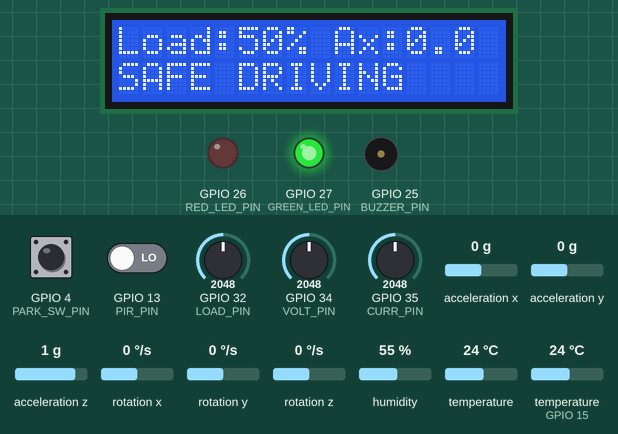
Simulated run of this sketch. Board: ESP32. Shown: 16×2 character LCD, output pins drawn as LEDs (lit = HIGH), buzzer (waves = sounding). The inputs (shaded band) are chosen by the test bench; at power-on: acceleration x 0 g, GPIO 4 (PARK_SW_PIN) LOW, GPIO 35 (CURR_PIN) = 2048, GPIO 13 (PIR_PIN) LOW, GPIO 32 (LOAD_PIN) = 2048, GPIO 34 (VOLT_PIN) = 2048, acceleration y 0 g, acceleration z 1 g, rotation x 0 °/s, rotation y 0 °/s, rotation z 0 °/s, humidity 55 %, temperature 24 °C, temperature (sensor on GPIO 15) 24 °C. WiFi joins after 1.5 s; servers stay silent unless stated; what the sketch prints to the serial monitor is not drawn.

Above: at 3.1 s.
3.2 s: acceleration x set to -1.1 g
At 10.5 s:
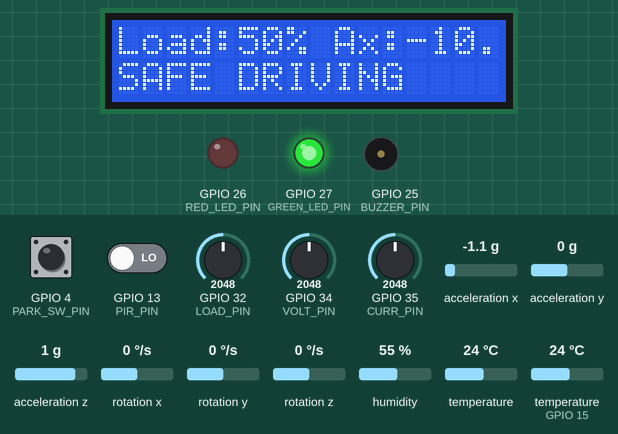
10.8 s: acceleration x set to -1.4 g
At 13.4 s:
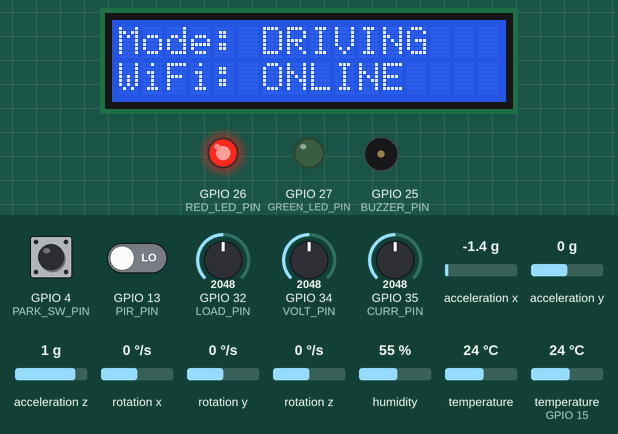
18.4 s: GPIO 4 (PARK_SW_PIN) pulled HIGH for 3.2 s
At 21.0 s:
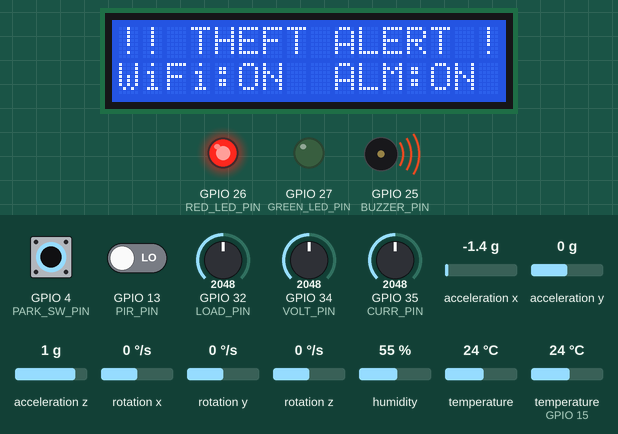
24.0 s: GPIO 35 (CURR_PIN) set to 2404
At 30.8 s:
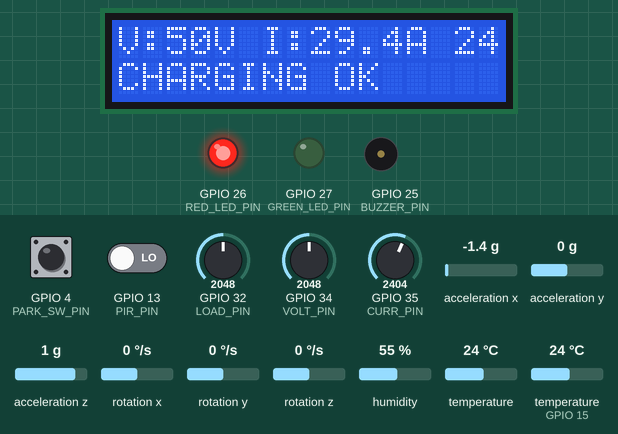
31.5 s: GPIO 35 (CURR_PIN) set to 2499
At 37.9 s:
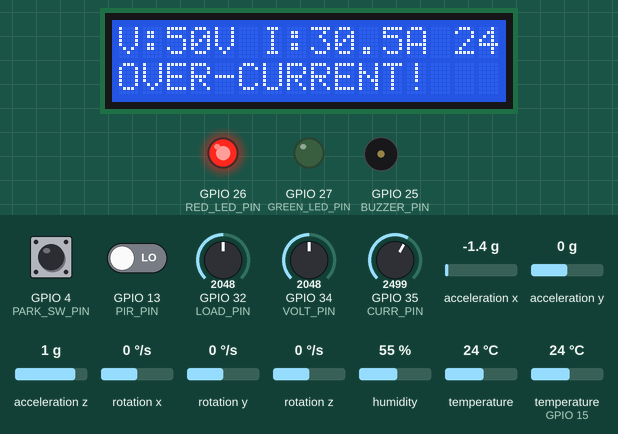
39.0 s: acceleration x set to 1.4 g
At 41.0 s:
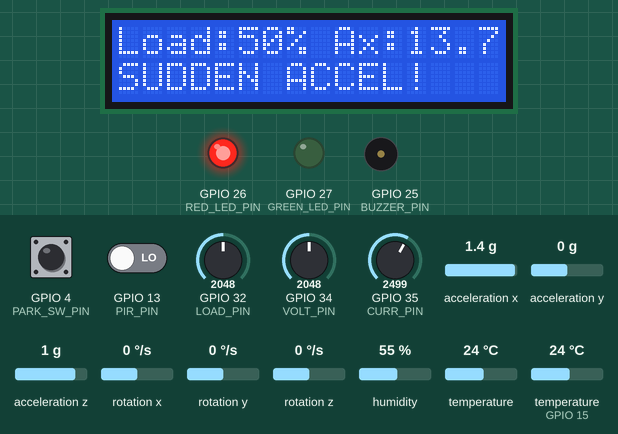
Timing chart, 0 to 42.5 s (numbered marks = the images above; inputs shaded):
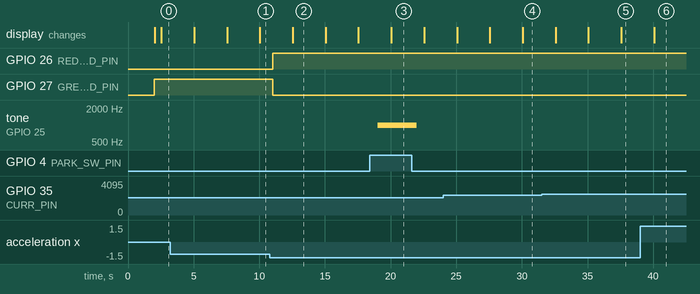

The sketch:

sketch.ino
```cpp
#define BLYNK_TEMPLATE_ID   "TMPL3D4yoyTfq"
#define BLYNK_TEMPLATE_NAME "Smart EV Monitoring"
#define BLYNK_AUTH_TOKEN    "TAou-_lkTwgillwMDIrjxT_QpiC7DDG4"

#define BLYNK_PRINT Serial

#include <WiFi.h>
#include <BlynkSimpleEsp32.h>
#include <Wire.h>
#include <LiquidCrystal_I2C.h>
#include <Adafruit_MPU6050.h>
#include <Adafruit_Sensor.h>
#include <DHT.h>

// =========================================================================
// 2. PIN DEFINITIONS & SENSOR OBJECTS
// =========================================================================
#define VOLT_PIN      34   // Potentiometer 1: Charging Voltage
#define CURR_PIN      35   // Potentiometer 2: Charging Current
#define LOAD_PIN      32   // Potentiometer 3: Motor Load
#define DHT_PIN       15   // DHT22: Charger/Battery Temperature
#define PARK_SW_PIN   4    // Slide Switch: HIGH = Parked, LOW = Driving
#define PIR_PIN       13   // PIR Sensor: Cabin/Perimeter Motion
#define BUZZER_PIN    25   // Buzzer: Theft Alarm
#define RED_LED_PIN   26   // Alert LED
#define GREEN_LED_PIN 27   // Normal/Safe LED

#define DHTTYPE DHT22
DHT dht(DHT_PIN, DHTTYPE);
Adafruit_MPU6050 mpu;
LiquidCrystal_I2C lcd(0x27, 16, 2);

// Wokwi Default Wi-Fi (Change SSID to "WRONG_WIFI" to test Offline Mode!)
char ssid[] = "Wokwi-GUEST";
char pass[] = "";

// Threshold Constants
const float MAX_SAFE_VOLT   = 85.0;  // Over-voltage above 85V
const float MAX_SAFE_CURR   = 30.0;  // Excessive current above 30A
const float MAX_SAFE_TEMP   = 45.0;  // Over-temperature above 45°C
const int   MAX_MOTOR_LOAD  = 80;    // Excessive motor load above 80%
const float ACCEL_THRESHOLD = 12.0;  // Sudden acceleration/braking (m/s^2)

// Global State Variables
float voltage = 0.0, current = 0.0, temperature = 28.0;
int motorLoad = 0;
float accelX = 0.0, accelY = 0.0;
bool isParked = false;
bool theftAlert = false;
bool wifiOnline = false;

String chargingStatus = "NORMAL";
String driverStatus   = "NORMAL";
String alertSummary   = "System Normal";

unsigned long lastSensorRead = 0;
unsigned long lastBlynkSend  = 0;
unsigned long lastLcdSwitch  = 0;
int lcdPage = 0;

void setup() {
  Serial.begin(115200);

  pinMode(PARK_SW_PIN, INPUT);
  pinMode(PIR_PIN, INPUT);
  pinMode(BUZZER_PIN, OUTPUT);
  pinMode(RED_LED_PIN, OUTPUT);
  pinMode(GREEN_LED_PIN, OUTPUT);

  // Initialize I2C LCD
  lcd.init();
  lcd.backlight();
  lcd.setCursor(0, 0);
  lcd.print("Smart EV System");
  lcd.setCursor(0, 1);
  lcd.print("Initializing...");

  // Initialize DHT22 & MPU6050
  dht.begin();
  if (!mpu.begin()) {
    Serial.println("MPU6050 not found! Check wiring.");
  } else {
    mpu.setAccelerometerRange(MPU6050_RANGE_8_G);
    mpu.setFilterBandwidth(MPU6050_BAND_21_HZ);
  }

  // Non-blocking Wi-Fi & Blynk initialization (Allows offline fallback)
  WiFi.begin(ssid, pass);
  Blynk.config(BLYNK_AUTH_TOKEN);

  unsigned long startAttempt = millis();
  while (WiFi.status() != WL_CONNECTED && millis() - startAttempt < 4000) {
    delay(200);
  }

  if (WiFi.status() == WL_CONNECTED) {
    wifiOnline = true;
    Blynk.connect(2000);
    Serial.println("Wi-Fi & Blynk Connected!");
  } else {
    wifiOnline = false;
    Serial.println("Wi-Fi Disconnected! Running in Local Offline Mode.");
  }
  lcd.clear();
}

void readAndAnalyzeSensors() {
  // --- MODULE 1: EV CHARGING MONITORING ---
  int rawVolt = analogRead(VOLT_PIN);
  int rawCurr = analogRead(CURR_PIN);
  voltage = (rawVolt / 4095.0) * 100.0; // Mapped to 0 - 100V
  current = (rawCurr / 4095.0) * 50.0;  // Mapped to 0 - 50A

  float t = dht.readTemperature();
  if (!isnan(t)) {
    temperature = t;
  }

  if (current > MAX_SAFE_CURR) {
    chargingStatus = "OVER-CURRENT!";
  } else if (voltage > MAX_SAFE_VOLT) {
    chargingStatus = "OVER-VOLTAGE!";
  } else if (temperature > MAX_SAFE_TEMP) {
    chargingStatus = "OVER-TEMP!";
  } else if (voltage < 5.0 && current < 0.5) {
    chargingStatus = "IDLE / UNPLUGGED";
  } else {
    chargingStatus = "CHARGING OK";
  }

  // --- MODULE 2: DRIVER BEHAVIOUR ANALYSIS ---
  int rawLoad = analogRead(LOAD_PIN);
  motorLoad = map(rawLoad, 0, 4095, 0, 100);

  sensors_event_t a, g, tempEvent;
  mpu.getEvent(&a, &g, &tempEvent);
  accelX = a.acceleration.x;
  accelY = a.acceleration.y;

  isParked = (digitalRead(PARK_SW_PIN) == HIGH);

  if (isParked) {
    driverStatus = "PARKED (IDLE)";
  } else {
    if (accelX > ACCEL_THRESHOLD) {
      driverStatus = "SUDDEN ACCEL!";
    } else if (accelX < -ACCEL_THRESHOLD) {
      driverStatus = "SUDDEN BRAKE!";
    } else if (motorLoad > MAX_MOTOR_LOAD) {
      driverStatus = "HIGH LOAD!";
    } else {
      driverStatus = "SAFE DRIVING";
    }
  }

  // --- MODULE 3: ANTI-THEFT DETECTION ---
  bool motionDetected = (digitalRead(PIR_PIN) == HIGH);
  bool vehicleMoved   = (abs(accelX) > 2.5 || abs(accelY) > 2.5);

  if (isParked && (motionDetected || vehicleMoved)) {
    theftAlert = true;
    tone(BUZZER_PIN, 1000); // Activate Buzzer Alarm
    digitalWrite(RED_LED_PIN, HIGH);
    digitalWrite(GREEN_LED_PIN, LOW);
  } else {
    theftAlert = false;
    noTone(BUZZER_PIN);     // Deactivate Buzzer
    bool anyFault = (chargingStatus != "CHARGING OK" && chargingStatus != "IDLE / UNPLUGGED") ||
                    (driverStatus != "SAFE DRIVING" && driverStatus != "PARKED (IDLE)");
    digitalWrite(RED_LED_PIN, anyFault ? HIGH : LOW);
    digitalWrite(GREEN_LED_PIN, anyFault ? LOW : HIGH);
  }

  // Build Overall Alert Summary
  if (theftAlert) {
    alertSummary = "THEFT ALERT! Unauthorized movement!";
  } else if (chargingStatus != "CHARGING OK" && chargingStatus != "IDLE / UNPLUGGED") {
    alertSummary = "CHARGING FAULT: " + chargingStatus;
  } else if (driverStatus != "SAFE DRIVING" && driverStatus != "PARKED (IDLE)") {
    alertSummary = "DRIVER ALERT: " + driverStatus;
  } else {
    alertSummary = isParked ? "Vehicle Parked & Armed" : "EV Operating Normally";
  }

  // Print Detailed Logs to Serial Monitor (Works Online & Offline)
  Serial.println("--------------------------------------------------");
  Serial.printf("WiFi: %s | Mode: %s\n", wifiOnline ? "ONLINE" : "OFFLINE", isParked ? "PARKED" : "DRIVING");
  Serial.printf("[Charging] V: %.1fV | I: %.1fA | Temp: %.1fC -> %s\n", voltage, current, temperature, chargingStatus.c_str());
  Serial.printf("[Driver]   Load: %d%% | AccelX: %.1f m/s2 -> %s\n", motorLoad, accelX, driverStatus.c_str());
  Serial.printf("[Security] Theft Alert: %s\n", theftAlert ? "YES (BUZZER ON)" : "NO");
}

void updateLocalLCD() {
  lcd.clear();
  if (theftAlert) {
    // Immediate override on LCD during theft
    lcd.setCursor(0, 0);
    lcd.print("!! THEFT ALERT !!");
    lcd.setCursor(0, 1);
    lcd.print(wifiOnline ? "WiFi:ON  ALM:ON" : "WiFi:OFF ALM:ON");
    return;
  }

  if (lcdPage == 0) {
    // Page 0: Charging Telemetry
    lcd.setCursor(0, 0);
    lcd.printf("V:%.0fV I:%.1fA %.0fC", voltage, current, temperature);
    lcd.setCursor(0, 1);
    lcd.print(chargingStatus);
  } else if (lcdPage == 1) {
    // Page 1: Driver Behaviour
    lcd.setCursor(0, 0);
    lcd.printf("Load:%d%% Ax:%.1f", motorLoad, accelX);
    lcd.setCursor(0, 1);
    lcd.print(driverStatus);
  } else {
    // Page 2: Security & Offline/Online Status
    lcd.setCursor(0, 0);
    lcd.print(isParked ? "Mode: PARKED" : "Mode: DRIVING");
    lcd.setCursor(0, 1);
    lcd.print(wifiOnline ? "WiFi: ONLINE" : "WiFi: OFFLINE");
  }
}

void sendToBlynk() {
  if (!wifiOnline || !Blynk.connected()) return;

  Blynk.virtualWrite(V0, voltage);
  Blynk.virtualWrite(V1, current);
  Blynk.virtualWrite(V2, temperature);
  Blynk.virtualWrite(V3, chargingStatus);
  Blynk.virtualWrite(V4, motorLoad);
  Blynk.virtualWrite(V5, driverStatus);
  Blynk.virtualWrite(V6, isParked ? "PARKED (ARMED)" : "DRIVING");
  Blynk.virtualWrite(V7, theftAlert ? 1 : 0);
  Blynk.virtualWrite(V8, alertSummary);
}

void loop() {
  // Check Wi-Fi Status Continuously (Non-blocking Offline Fallback)
  if (WiFi.status() == WL_CONNECTED) {
    wifiOnline = true;
    if (!Blynk.connected()) {
      Blynk.connect(500);
    }
    Blynk.run();
  } else {
    wifiOnline = false;
  }

  // Read sensors every 1 second
  if (millis() - lastSensorRead >= 1000) {
    lastSensorRead = millis();
    readAndAnalyzeSensors();
  }

  // Cycle LCD screens every 2.5 seconds
  if (millis() - lastLcdSwitch >= 2500) {
    lastLcdSwitch = millis();
    lcdPage = (lcdPage + 1) % 3;
    updateLocalLCD();
  }

  // Push telemetry to Blynk every 1.5 seconds
  if (millis() - lastBlynkSend >= 1500) {
    lastBlynkSend = millis();
    sendToBlynk();
  }
}
```

Measured:
- the behaviour switches between -1.2 and -1.3 g on acceleration x (found by bisection; images 1 and 2)
- the behaviour switches between 2457 and 2458 on GPIO 35 (CURR_PIN) (found by bisection; images 4 and 5)
- after the input at 10.8 s, GPIO 26 (RED_LED_PIN): LOW → HIGH after 0.21 s; GPIO 27 (GREEN_LED_PIN): HIGH → LOW after 0.21 s
- after the input at 18.4 s, tone on GPIO 25 (BUZZER_PIN): silent → 1000 Hz after 0.61 s, → silent 3.0 s later; the display: changes after 1.7 s (image 3)
- after the input at 31.5 s, the display: first differs from a run without the input after 6.1 s (image 5)
- after the input at 39.0 s, the display: changes after 1.1 s (image 6)
- what the display in image 2 shows lasts 2.6 s, from 12.5 s to 15.1 s
